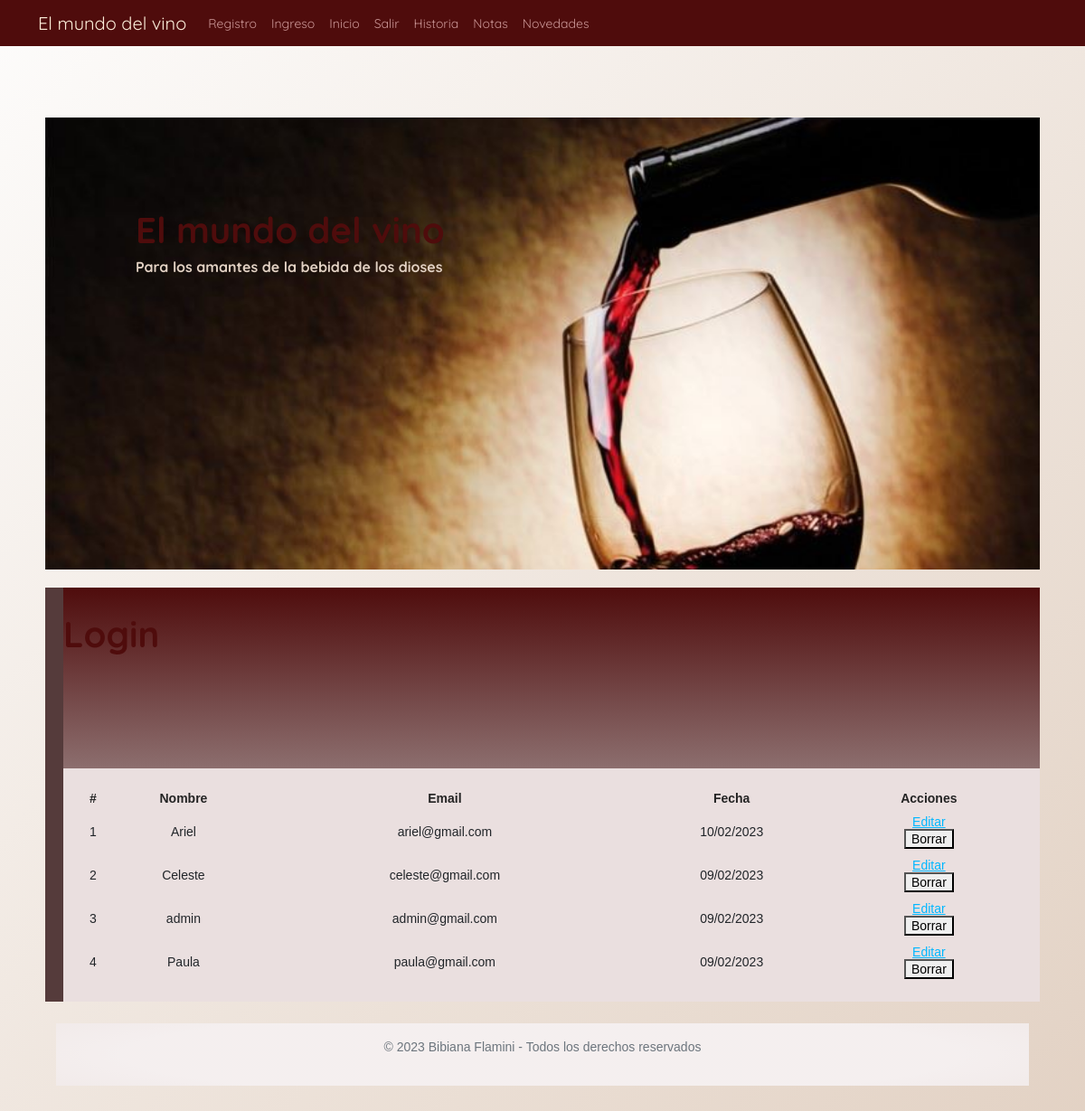
Page /index.php?ruta=inicio (signed in) on the committed database.
### tables this page shows
CREATE TABLE `registros` (
  `id` int(11) NOT NULL,
  `nombre` varchar(50) NOT NULL,
  `email` varchar(100) NOT NULL,
  `password` varchar(60) NOT NULL,
  `fecha` timestamp NOT NULL DEFAULT current_timestamp()
);

### controladores/plantilla.controlador.php (called while the page is built)
<?php
Class ControladorPlantilla{
    public function ctrGetPlantilla(){
        include "vistas/plantilla.php";
    }
}

### index.php (called while the page is built)
<?php
require_once "controladores/plantilla.controlador.php";
require_once "controladores/formularios.controlador.php";
require_once "modelos/formularios.modelo.php";
$plantilla = new ControladorPlantilla();
$plantilla ->ctrGetPlantilla();
?>

### controladores/formularios.controlador.php (called while the page is built, shortened)
<?php
class ControladorFormularios
{
    static public function ctrSeleccionarRegistros($item, $valor) {
        $tabla = "registros";
        $respuesta = ModeloFormularios::mdlSeleccionarRegistros($tabla, $item, $valor);
        return $respuesta;
    }
}

### modelos/conexion.php (called while the page is built)
<?php
class conexion{
    public static function conectar(){
        try {
            $mbd = new PDO("mysql:host=localhost;dbname=flamini_bibiana","root","");
            return $mbd;
        } catch (PDOException $e) {
            print "¡Error!: " . $e->getMessage() . "<br/>";
            die();
        }
    }
}

### modelos/formularios.modelo.php (called while the page is built, shortened)
<?php
require_once "conexion.php";
class ModeloFormularios
{
    static public function mdlSeleccionarRegistros($tabla, $item, $valor)
    {
        if ($item == null && $valor == null) {
            $stmt = Conexion::conectar()->prepare("SELECT *,DATE_FORMAT(fecha, '%d/%m/%Y') AS fecha FROM $tabla ORDER BY id DESC");
            $stmt->execute();
            return $stmt->fetchAll();
        } else {
            $stmt = Conexion::conectar()->prepare("SELECT *,DATE_FORMAT(fecha, '%d/%m/%Y') AS fecha FROM $tabla WHERE $item = :valor ORDER BY id DESC");
            $stmt->bindParam(":valor", $valor, PDO::PARAM_STR);
            $stmt->execute();
            return $stmt->fetch();
         }
    }
}

### vistas/paginas/inicio.php (the view, shortened to what this page needs)
<?php
$usuarios = ControladorFormularios::ctrSeleccionarRegistros(null, null);
?>
<table class="tabla">
    <thead>
        <tr>
            <th>#</th>
            <th>Nombre</th>
            <th>Email</th>
            <th>Fecha</th>
            <th>Acciones</th>
        </tr>
    </thead>
    <tbody>
    <?php foreach ($usuarios as $key => $value): ?>
        <tr>
            <td><?php echo ($key+1); ?></td>
            <td><?php echo $value["nombre"]; ?></td>
            <td><?php echo $value["email"]; ?></td>
            <td><?php echo $value["fecha"]; ?></td>
            <td>
            <div>
                <a href="index.php?ruta=editar&id=<?php echo $value["id"]; ?>" class="boton_editar">Editar</a>
                <form method="post">
                    <button type="submit" class="boton_borrar">Borrar</button>
                </form>
            </div>
            </td>
        </tr>
    <?php endforeach ?>
    </tbody>
</table>

### vistas/plantilla.php (shortened to what this page needs)
<!DOCTYPE html>
<html lang="en">
<head>
  <link href="https://cdn.jsdelivr.net/npm/bootstrap@5.2.0-beta1/dist/css/bootstrap.min.css" rel="stylesheet">
    <link rel="stylesheet" href="css/font-awesome.css">
    <link rel="stylesheet" href="css/estilos.css">
</head>
<body>
  <header>
        <nav class="navbar fixed-top navbar-expand-lg">
            <div class="container">
              <a class="navbar-brand" href="#">El mundo del vino</a>
              <div class="collapse navbar-collapse" id="navbarSupportedContent">
                <ul class="navbar-nav me-auto mb-2 mb-lg-0">
                  <li class="nav-item">
                    <a class="nav-link" data-scroll href="index.php?ruta=registro">Registro</a>
                  </li>
                  <li class="nav-item">
                    <a class="nav-link" data-scroll href="index.php?ruta=ingreso">Ingreso</a>
                  </li>
                  <li class="nav-item">
                    <a class="nav-link" data-scroll href="index.php?ruta=inicio">Inicio</a>
                  </li>
                  <li class="nav-item">
                    <a class="nav-link" data-scroll href="index.php?ruta=salir">Salir</a>
                  </li>
                  <li class="nav-item">
                    <a class="nav-link" data-scroll href="index.php?ruta=historia">Historia</a>
                  </li>
                  <li class="nav-item">
                    <a class="nav-link" data-scroll href="index.php?ruta=notas">Notas</a>
                  </li>
                  <li class="nav-item">
                    <a class="nav-link" data-scroll href="index.php?ruta=novedades">Novedades</a>
                  </li>
                </ul>
              </div>
            </div>
          </nav>
  <main class="encabezado">
    <h1>El mundo del vino</h1>
    <h6>Para los amantes de la bebida de los dioses</h6>
  </main>
  <div id="marca">
    <h1> Login </h1>
  </div>
</header>
<section id="contenido">
  <?php
    if (isset($_GET['ruta'])){
      if(
        $_GET['ruta'] == "registro" ||
        $_GET['ruta'] == "ingreso" ||
        $_GET['ruta'] == "inicio" ||
        $_GET['ruta'] == "salir" ||
        $_GET['ruta'] == "historia" ||
        $_GET['ruta'] == "notas" ||
        $_GET['ruta'] == "novedades"
      ) {
        include "paginas/" . $_GET["ruta"] .".php";
      } else {
        include "paginas/error404.php";
      }
    } else{
      include "paginas/registro.php";
    }
  ?>
</section>
  <div class="container">
      <footer class="py-3 my-4">
        <p class="text-center text-muted">&copy; 2023 Bibiana Flamini - Todos los derechos reservados</p>
      </footer>
  </div>
</body>
</html>

### css/estilos.css (style rules this page uses)
html { height: 100%; }
body { min-height: 100%; display: flex; flex-direction: column; padding: 50px; font: 14px "Lucida Grande", Helvetica, Arial, sans-serif; background-image: linear-gradient(135deg, #fdfcfb 0%, #e2d1c3 100%); }
a { color: #00B7FF; }
.navbar { background-color: rgb(79, 12, 12); font-family: 'Quicksand', sans-serif; margin-bottom: 20px; }
.navbar .navbar-brand { color:antiquewhite; }
.navbar .nav-link { color: rgb(202, 150, 150); }
p { color: rgb(171, 141, 102); text-align: justify; line-height: 1.5em; }
h1, h2, h4, h5 { font-family: 'Quicksand', sans-serif; color:rgb(79, 12, 12); font-weight: bold; }
h6 { font-family: 'Quicksand', sans-serif; color:#e2d1c3; font-weight: bold; }
.encabezado { margin-top: 80px; margin-bottom: 20px; background-image: url('../imagenes/cheers.jpg'); background-size: cover; font-size: 20px; height: 40vh; min-height: 500px; justify-content: space-around; align-items: center; padding: 100px 100px; color: rgb(221, 214, 203); }
main { padding: 40px 20px; }
footer { margin-top: auto; background-image: radial-gradient(73% 147%, #EADFDF 59%, #ECE2DF 100%), radial-gradient(91% 146%, rgba(255,255,255,0.50) 47%, rgba(0,0,0,0.50) 100%); background-blend-mode: screen; }
#marca { height: 200px; padding-top: 27px; border-left: solid 20px rgb(85, 59, 59); background: rgb(160, 244, 215); background: linear-gradient( 0deg, rgba(140, 110, 110, 0.996) 0%, rgba(79, 12, 12, 1) 100% ); }
#contenido { padding: 20px; background-color: #EADFDF; ; border-left: 20px solid rgb(85, 59, 59); }
.tabla { border-collapse: collapse; width: 100%; margin: 0 auto; margin-right: auto; }
thead { color: rgb(36, 36, 36); }
th, td { text-align: center; padding: 5px 0; }

### rows in the picture
registros: nombre "Ariel", email "ariel@gmail.com", fecha "10/02/2023"
registros: nombre "Celeste", email "celeste@gmail.com", fecha "09/02/2023"
registros: nombre "admin", email "admin@gmail.com", fecha "09/02/2023"
registros: nombre "Paula", email "paula@gmail.com", fecha "09/02/2023"
